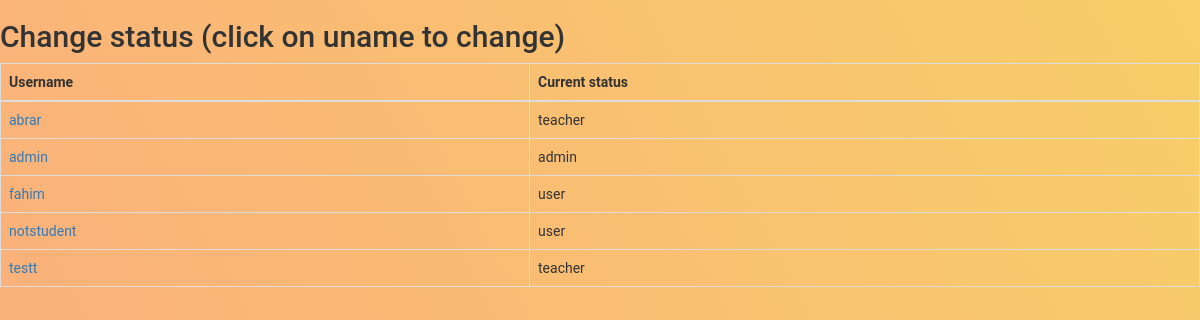
The app's page /admin/changestatus.php with its own data.
### tables this page shows
CREATE TABLE `users` (
  `id` int(11) NOT NULL,
  `username` varchar(50) NOT NULL,
  `password` varchar(255) NOT NULL,
  `created_at` datetime DEFAULT current_timestamp(),
  `userstatus` varchar(8) NOT NULL DEFAULT 'user'
);

### admin/changestatus.php (the view, shortened to what this page needs)
<!DOCTYPE html>
<html lang="en">
<head>
  <link rel="stylesheet" href="https://maxcdn.bootstrapcdn.com/bootstrap/3.4.0/css/bootstrap.min.css">
  <link rel="stylesheet" href="style.css">
</head>
<body>
<h2>Change status (click on uname to change)</h2>
<div class="bs-docs-example">
    <div id="myTabContent" class="tab-content">
        <div class="tab-pane fade in active" id="cse">
            <table class="table table-bordered">
                <thead>
                    <tr>
                        <th>Username</th>
                        <th>Current status</th>
                    </tr>
                </thead>
                <tbody>
                <?php
$conn = mysqli_connect("localhost", "root", "", "testsite");
$sql = "SELECT username, userstatus FROM users";
$result = $conn->query($sql);
if ($result->num_rows > 0) {
while($row = mysqli_fetch_array($result)) {
        echo "<tr>";
        echo "<td>" . '<a href="change.php?user='.$row['username'].'">'.$row['username'].'</a>' . "</td>";
        echo "<td>" . $row['userstatus'] . "</td>";
        echo "<tr>";
    }
echo "</table>";
} else { echo "0 results"; }
?>
        </div>
        </body>
        </html>

### style.css (style rules this page uses)
body { background-color: #FBAB7E; background-image: linear-gradient(62deg, #FBAB7E 0%, #F7CE68 100%); height: 100%; margin: 0; background-repeat: no-repeat; background-attachment: fixed; font-family: 'Roboto', sans-serif; }
html { height: 100%; }

### records on screen
users: username "abrar", userstatus "teacher"
users: username "admin", userstatus "admin"
users: username "fahim", userstatus "user"
users: username "notstudent", userstatus "user"
users: username "testt", userstatus "teacher"
